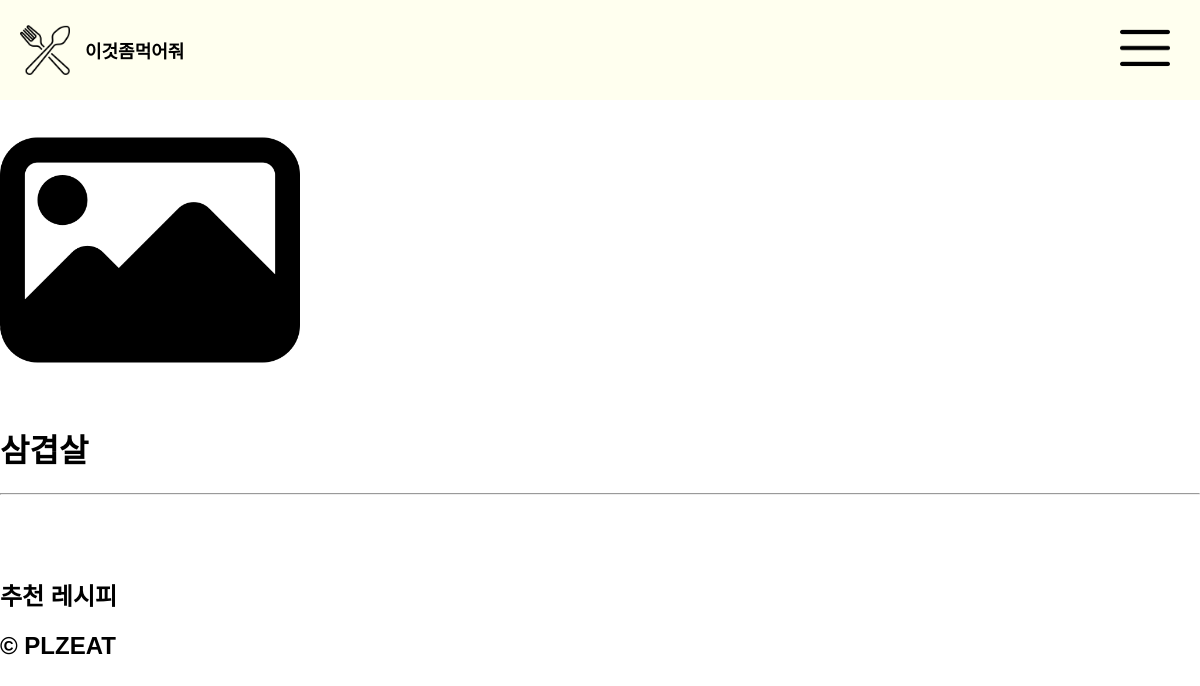
/foods/2, run on an earlier commit of the app's database.
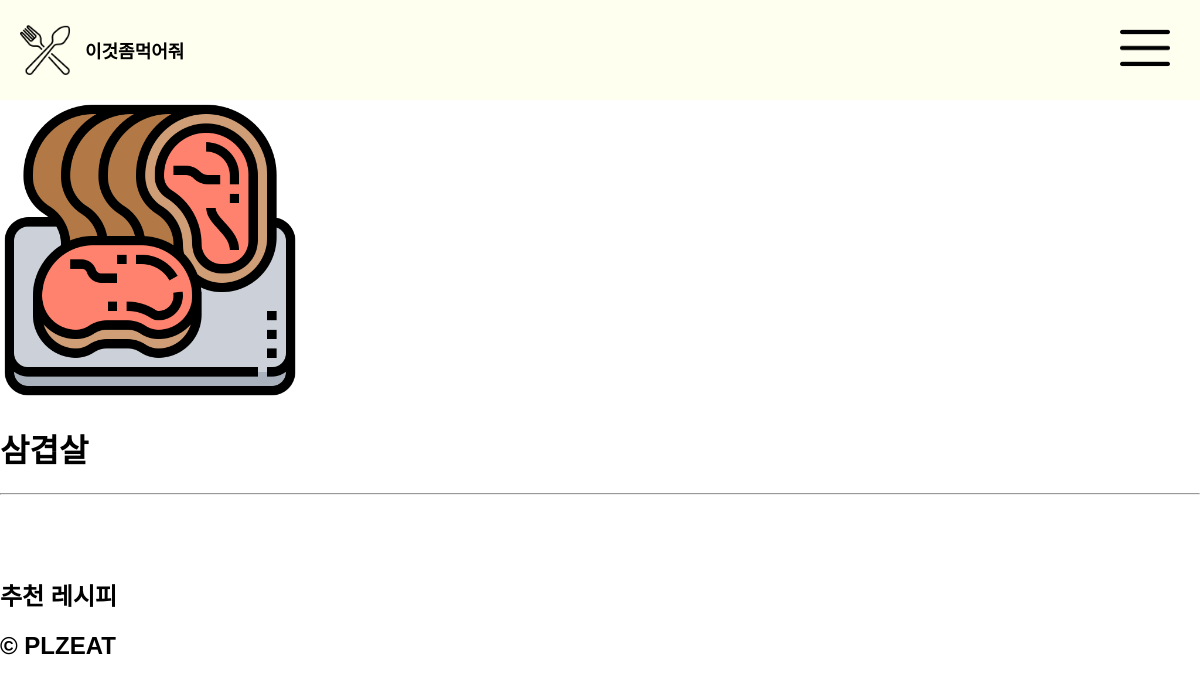
And on a later commit of the database.
### foods/models.py (models this page shows, shortened)
class Food(models.Model):
    name = models.CharField(max_length=20)
    photo = models.ImageField(upload_to="enrolled_food", default="default.png")
    expired_date = models.DateField(null=False)
    quantity = models.IntegerField(null=True)
    user = models.ForeignKey(
        users_models.User, related_name="foods", on_delete=models.CASCADE
    )
    def __str__(self):
        return self.name

### foods/views.py (the view)
# urls.py: urlpatterns = [path("<int:pk>", views.food_detail, name="food_detail")]
def food_detail(request, pk):
    food = foods_model.Food.objects.get(pk=pk)
    food_data = foods_model.HowToUseFood.objects.all()
    how_to_trim = ""
    how_to_store = ""
    try:
        equal_food = food_data.get(name=food)
        how_to_trim = equal_food.how_to_trim
        how_to_store = equal_food.how_to_store
    except:
        pass
    context = {
        "food": food,
        "how_to_trim": how_to_trim,
        "how_to_store": how_to_store,
    }
    return render(request, "foods/food_detail.html", context)

### templates/foods/food_detail.html (shortened to what this page needs)
{% extends "base.html" %}
{% load static %}
{% block css %}
    <link rel="stylesheet" href="{% static 'foods/css/food_detail.css' %}" type="text/css">
{% endblock css %}
{% block content %}
    <img class="food_img" src="{{food.photo.url}}" alt="img">
    <h1>{{food.name}}</h1>
    <hr>
    <br><br><br>
    <h2>추천 레시피<h2>
{% endblock content %}

### templates/base.html (shortened to what this page needs)
{% load static %}
<!DOCTYPE html>
<html lang="ko">
<head>
    <link rel="stylesheet" href="{% static '/core/css/base.css' %}" type="text/css">
    {% block css %}{% endblock css %}
    <link rel="stylesheet" type="text/css" href="https://cdn.jsdelivr.net/gh/moonspam/NanumSquare@1.0/nanumsquare.css">
</head>
<body>
    {% block header %}
        <header>
            {% include "partials/header.html" %}
            {% include "partials/nav.html" %}
        </header>
    {% endblock header %}
    <div class="wrapper">
        {% block content %}{% endblock content %}
        {% include "partials/footer.html" %}
    </div>
</body>
</html>

### templates/partials/header.html
{% load static %}
<a href="{% url 'core:home' %}">
    <div class="header_title">
        <img src="{% static '/core/img/title.png' %}" alt="title">
        <span>이것좀먹어줘</span>
    </div>
</a>

### templates/partials/nav.html
{% load static %}
<nav>
    <img class="jsMenu" src="{% static '/core/img/menu.png' %}" alt="menu">
</nav>

### templates/partials/footer.html
<footer>
    &copy; PLZEAT
</footer>

### core/static/core/css/base.css (style rules this page uses)
* { box-sizing: border-box; }
body { margin: 0; font-family: 'NanumSquare', sans-serif; }
a { text-decoration: none; color: black; }
header { position: fixed; top: 0; left: 0; z-index: 10; display: flex; flex-wrap: wrap; justify-content: space-between; align-items: center; padding: 20px; padding-right: 30px; width: 100vw; height: 100px; background-color: #FFFFEF; }
.header_title { display: flex; align-items: center; }
.header_title>img { height: 50px; margin-right: 15px; }
.header_title>span { font-size: 18px; font-weight: bold; }
nav { z-index: 100; }
nav>img { height: 50px; }
.wrapper { position: relative; top: 100px; }

### foods/static/foods/css/food_detail.css (style rules this page uses)
.food_img { width: 300px; height: 300px; }

What changed in the data, as far as the page shows it:
changed Food "삼겹살": photo: picture added in place of a placeholder
